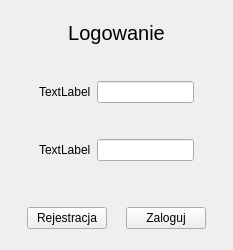
<?xml version="1.0" encoding="UTF-8"?>
<ui version="4.0">
 <class>Form</class>
 <widget class="QWidget" name="Form">
  <property name="geometry">
   <rect>
    <x>0</x>
    <y>0</y>
    <width>233</width>
    <height>250</height>
   </rect>
  </property>
  <property name="windowTitle">
   <string>Form</string>
  </property>
  <layout class="QVBoxLayout" name="verticalLayout_2">
   <item>
    <spacer name="verticalSpacer_2">
     <property name="orientation">
      <enum>Qt::Vertical</enum>
     </property>
     <property name="sizeHint" stdset="0">
      <size>
       <width>20</width>
       <height>40</height>
      </size>
     </property>
    </spacer>
   </item>
   <item>
    <widget class="QLabel" name="label">
     <property name="font">
      <font>
       <pointsize>15</pointsize>
      </font>
     </property>
     <property name="text">
      <string>Logowanie</string>
     </property>
     <property name="alignment">
      <set>Qt::AlignCenter</set>
     </property>
    </widget>
   </item>
   <item>
    <layout class="QVBoxLayout" name="verticalLayout">
     <item>
      <spacer name="verticalSpacer_5">
       <property name="orientation">
        <enum>Qt::Vertical</enum>
       </property>
       <property name="sizeHint" stdset="0">
        <size>
         <width>20</width>
         <height>40</height>
        </size>
       </property>
      </spacer>
     </item>
     <item>
      <layout class="QHBoxLayout" name="horizontalLayout_2">
       <item>
        <spacer name="horizontalSpacer_4">
         <property name="orientation">
          <enum>Qt::Horizontal</enum>
         </property>
         <property name="sizeHint" stdset="0">
          <size>
           <width>40</width>
           <height>20</height>
          </size>
         </property>
        </spacer>
       </item>
       <item>
        <widget class="QLabel" name="label_2">
         <property name="text">
          <string>TextLabel</string>
         </property>
        </widget>
       </item>
       <item>
        <widget class="QLineEdit" name="lineEdit"/>
       </item>
       <item>
        <spacer name="horizontalSpacer_5">
         <property name="orientation">
          <enum>Qt::Horizontal</enum>
         </property>
         <property name="sizeHint" stdset="0">
          <size>
           <width>40</width>
           <height>20</height>
          </size>
         </property>
        </spacer>
       </item>
      </layout>
     </item>
     <item>
      <spacer name="verticalSpacer_4">
       <property name="orientation">
        <enum>Qt::Vertical</enum>
       </property>
       <property name="sizeHint" stdset="0">
        <size>
         <width>20</width>
         <height>40</height>
        </size>
       </property>
      </spacer>
     </item>
     <item>
      <layout class="QHBoxLayout" name="horizontalLayout_3">
       <item>
        <spacer name="horizontalSpacer_6">
         <property name="orientation">
          <enum>Qt::Horizontal</enum>
         </property>
         <property name="sizeHint" stdset="0">
          <size>
           <width>40</width>
           <height>20</height>
          </size>
         </property>
        </spacer>
       </item>
       <item>
        <widget class="QLabel" name="label_3">
         <property name="text">
          <string>TextLabel</string>
         </property>
        </widget>
       </item>
       <item>
        <widget class="QLineEdit" name="lineEdit_2"/>
       </item>
       <item>
        <spacer name="horizontalSpacer_7">
         <property name="orientation">
          <enum>Qt::Horizontal</enum>
         </property>
         <property name="sizeHint" stdset="0">
          <size>
           <width>40</width>
           <height>20</height>
          </size>
         </property>
        </spacer>
       </item>
      </layout>
     </item>
     <item>
      <spacer name="verticalSpacer_6">
       <property name="orientation">
        <enum>Qt::Vertical</enum>
       </property>
       <property name="sizeHint" stdset="0">
        <size>
         <width>20</width>
         <height>40</height>
        </size>
       </property>
      </spacer>
     </item>
    </layout>
   </item>
   <item>
    <spacer name="verticalSpacer_3">
     <property name="orientation">
      <enum>Qt::Vertical</enum>
     </property>
     <property name="sizeHint" stdset="0">
      <size>
       <width>20</width>
       <height>40</height>
      </size>
     </property>
    </spacer>
   </item>
   <item>
    <layout class="QHBoxLayout" name="horizontalLayout">
     <property name="spacing">
      <number>2</number>
     </property>
     <item>
      <spacer name="horizontalSpacer_2">
       <property name="orientation">
        <enum>Qt::Horizontal</enum>
       </property>
       <property name="sizeHint" stdset="0">
        <size>
         <width>40</width>
         <height>20</height>
        </size>
       </property>
      </spacer>
     </item>
     <item>
      <widget class="QPushButton" name="pushButton_2">
       <property name="text">
        <string>Rejestracja</string>
       </property>
      </widget>
     </item>
     <item>
      <spacer name="horizontalSpacer">
       <property name="orientation">
        <enum>Qt::Horizontal</enum>
       </property>
       <property name="sizeHint" stdset="0">
        <size>
         <width>40</width>
         <height>20</height>
        </size>
       </property>
      </spacer>
     </item>
     <item>
      <widget class="QPushButton" name="pushButton">
       <property name="text">
        <string>Zaloguj</string>
       </property>
      </widget>
     </item>
     <item>
      <spacer name="horizontalSpacer_3">
       <property name="orientation">
        <enum>Qt::Horizontal</enum>
       </property>
       <property name="sizeHint" stdset="0">
        <size>
         <width>40</width>
         <height>20</height>
        </size>
       </property>
      </spacer>
     </item>
    </layout>
   </item>
   <item>
    <spacer name="verticalSpacer_7">
     <property name="orientation">
      <enum>Qt::Vertical</enum>
     </property>
     <property name="sizeHint" stdset="0">
      <size>
       <width>20</width>
       <height>40</height>
      </size>
     </property>
    </spacer>
   </item>
   <item>
    <spacer name="verticalSpacer">
     <property name="orientation">
      <enum>Qt::Vertical</enum>
     </property>
     <property name="sizeHint" stdset="0">
      <size>
       <width>10</width>
       <height>10</height>
      </size>
     </property>
    </spacer>
   </item>
  </layout>
 </widget>
 <resources/>
 <connections/>
</ui>
